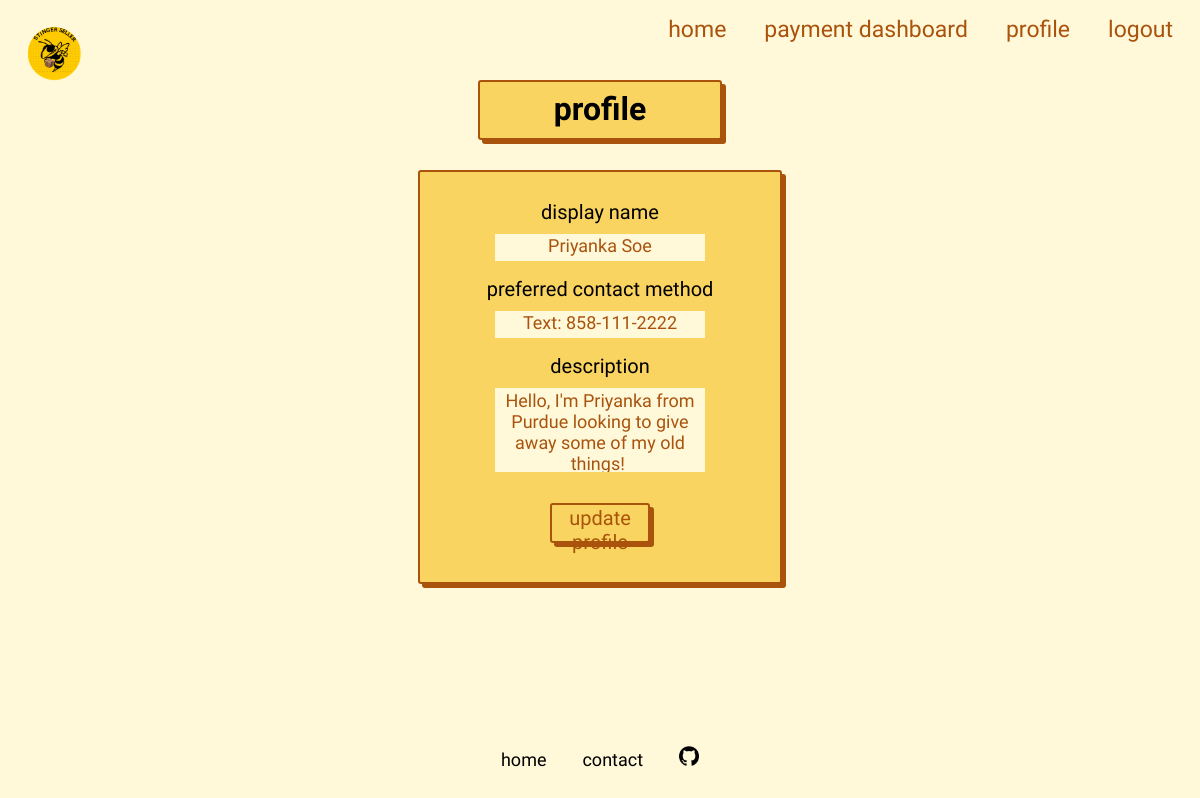
The app's page /me (signed in) with its own data.
### tables this page shows
CREATE TABLE user (
    id INTEGER PRIMARY KEY AUTOINCREMENT,
    display_name TEXT NOT NULL,
    email TEXT NOT NULL,
    description TEXT NOT NULL,
    contact_method TEXT NOT NULL,
    stripe_id TEXT,
    -- 😬
    password TEXT NOT NULL
);

### app/__init__.py (the view, shortened to what this page needs)
    @app.route("/me", methods=("GET", "POST"))
    def check_me():
        g.users = users
        if "token" in request.cookies and request.cookies["token"] in users:
            token = request.cookies["token"]
            database = db.get_db()
            display_name, description, contact_method = database.execute("SELECT display_name, description, contact_method FROM user WHERE id = ?", (users[token],)).fetchone()
            processing_items = database.execute("SELECT id, name, note FROM item WHERE seller_id = ? AND processing = TRUE", (users[token],)).fetchall()
            processing_items = [{"id": row[0], "name": row[1], "note": row[2]} for row in processing_items]
            return render_template("profile.html", display_name=display_name, description=description, processing_items=processing_items, contact_method=contact_method)
        else:
            return redirect(url_for("login"))

### app/db.py (called while the page is built)
def get_db():
    if 'db' not in g:
        g.db = sqlite3.connect(
            current_app.config['DATABASE'],
            detect_types=sqlite3.PARSE_DECLTYPES
        )
        g.db.row_factory = sqlite3.Row
    return g.db

### app/templates/profile.html (shortened to what this page needs)
<!DOCTYPE html>
<html lang="en">
<head>
    <link rel="stylesheet" href="{{ url_for('static', filename= 'css/style.css') }}">
    <link rel="stylesheet" href="{{ url_for('static', filename= 'css/forms.css') }}">
</head>
<body>
    {% include 'nav.html' %}
    <h1>profile</h1>
    <form method="post" action="" enctype="multipart/form-data">
    <div class="form-group">
        <label for="displayname">display name</label><br>
        <input type="text" name="displayname"
               placeholder="{{ display_name }}" class="form-control"
               value="{{ request.form['email'] }}"></input>
    </div>
    <div class="form-group">
        <label for="contactmethod">preferred contact method</label><br>
        <input type="text" name="contactmethod"
               placeholder="{{ contact_method }}" class="form-control"
               value="{{ request.form['contact_method'] }}"></input>
    </div>
    <div class="form-group">
        <label for="description">description</label><br>
        <textarea name="description" placeholder="{{ description }}"
                  class="form-control">{{ request.form['description'] }}</textarea>
    </div>
    <div class="form-group">
        <button type="submit" class="btn btn-primary">update profile</button>
    </div>
    </form>
    {% include 'footer.html' %}
</body>
</html>

### app/static/css/style.css (style rules this page uses)
:root { --site-title-text: 35px; --title-text: 23px; --body-text: 20px; --small-text: 18px; --font-color: #323232; --font-color-sub: #666; --bg-color: #fff9da; --main-color: #fad460; --main-focus: #a9530d; font-family: 'Nanum Pen Script', cursive; }
body { background-color: var(--bg-color); overflow: hidden; }
* { margin: auto; text-align: center; }
::placeholder { color: var(--main-focus); font-family: 'Nanum Pen Script', cursive; font-size: var(--small-text); }

### app/static/css/forms.css (style rules this page uses)
h1 { position: relative; top: -50px; width: 20vw; height: 6vh; background-color: var(--main-color); margin: 20px auto; padding-top: 8px; border: 2px solid var(--main-focus); box-shadow: 4px 4px var(--main-focus); border-radius: 3px; }
form { position: relative; top: -40px; width: 30vw; height: auto; background-color: var(--main-color); margin: 20px auto; padding: 20px 0; border: 2px solid var(--main-focus); box-shadow: 4px 4px var(--main-focus); border-radius: 3px; font-size: var(--body-text); }
.form-group, .image-form-group { padding: 8px; font-size: var(--body-text); }
.btn { height: 40px; width: 100px; margin-top: 10px; background-color: var(--main-color); color: var(--main-focus); border: 2px solid var(--main-focus); border-radius: 3px; box-shadow: 4px 4px var(--main-focus); font-family: 'Nanum Pen Script', cursive; font-size: var(--body-text); }
input, textarea { width: 60%; margin-top: 10px; outline: none; background-color: var(--bg-color); border: none; }
input { height: 25px; }
textarea { height: 80px; resize: none; }

### records on screen
user: displayname "Priyanka Soe", contactmethod "Text: 858-111-2222", description "Hello, I'm Priyanka from Purdue looking to give away some of my old things!"
